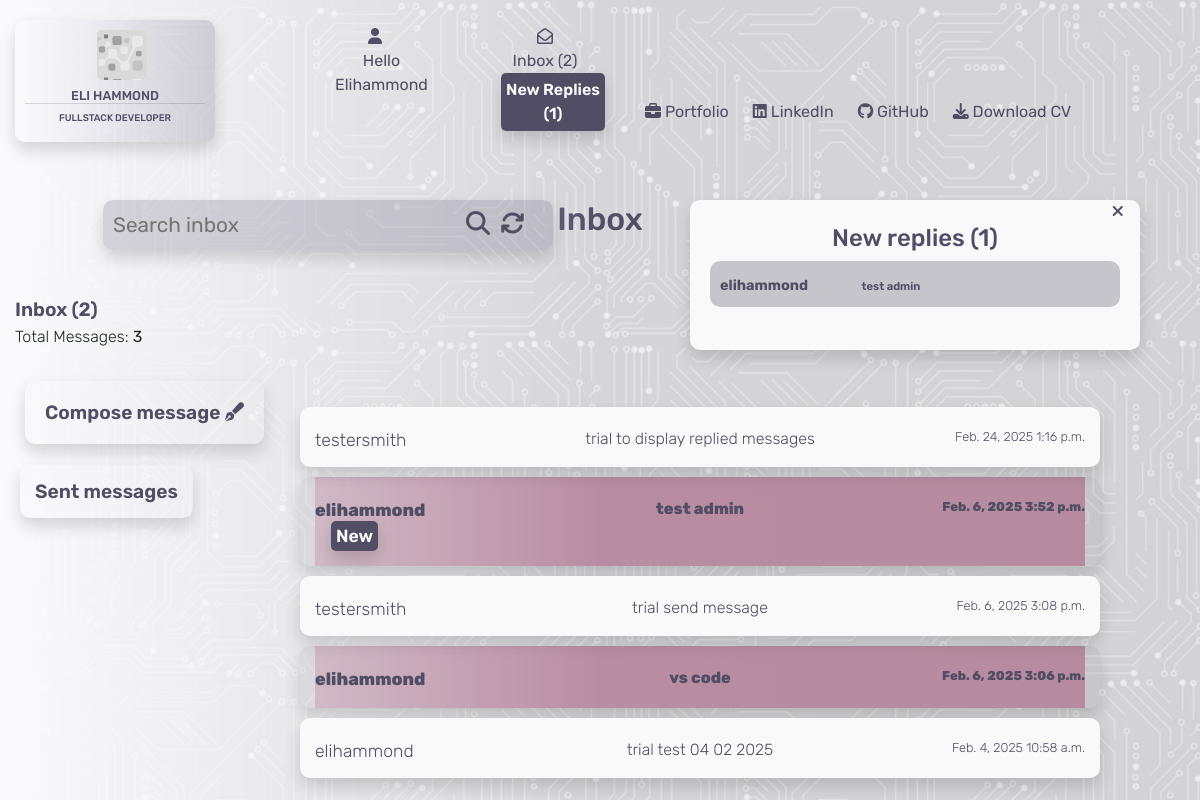
Before: /contacts/ (signed in) with the older database file.
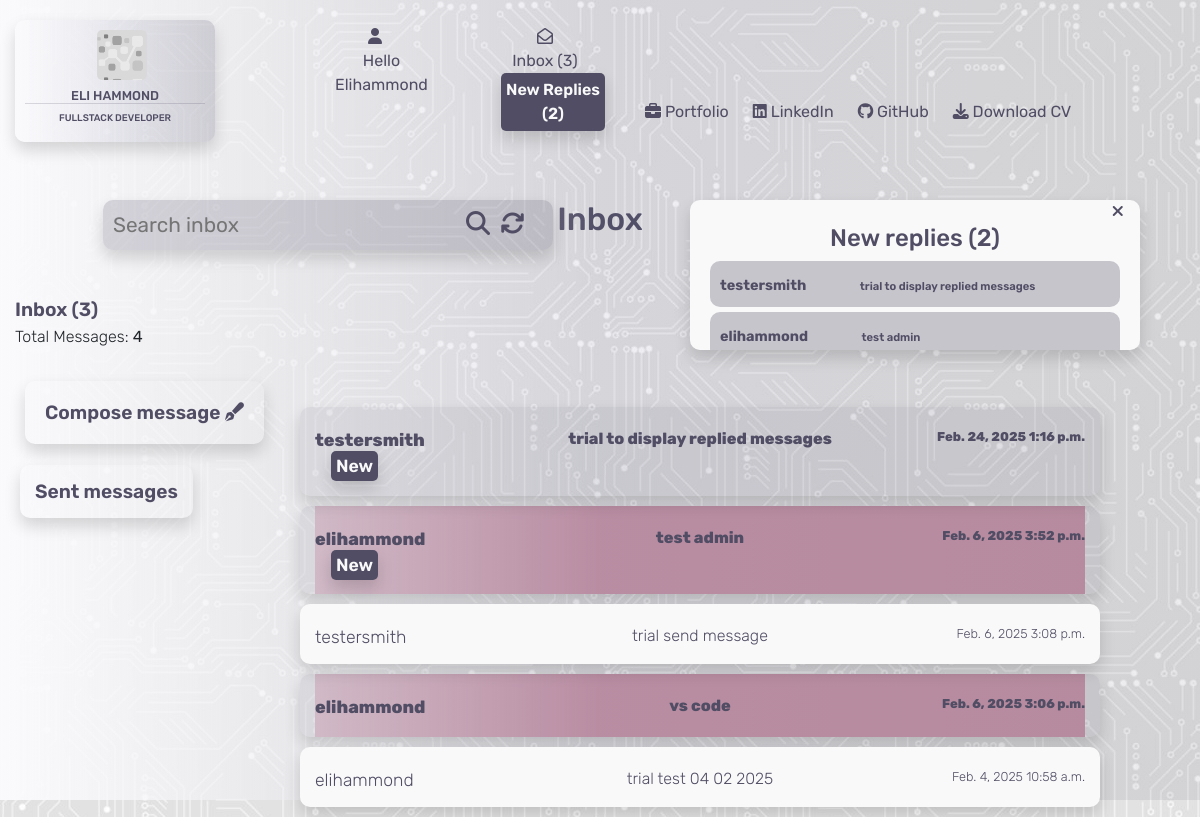
After: the same page with the newer database file.
### contacts/models.py (models this page shows)
class Contacts(models.Model):
    class Meta:
        verbose_name_plural = "Contacts"
    name = models.CharField(max_length=26)
    send_to = models.CharField(max_length=240)
    subject = models.CharField(max_length=52, null=True, blank=True)
    email = models.EmailField()
    phone = models.IntegerField()
    message = models.TextField()
    date = models.DateField(auto_now_add=True)
    time = models.TimeField(auto_now_add=True)
    read = models.BooleanField(default=False)
    has_reply = models.BooleanField(default=False)
    new_reply = models.BooleanField(default=False)

### contacts/views.py (the view)
# urls.py: path('', views.contacts, name='contacts'),
@login_required
def contacts(request):
    inbox = Contacts.objects.all().order_by('-date', '-time')
    replied = Replied.objects.all()
    if request.GET:
        if 'q' in request.GET:
            query = request.GET['q']
            queries = Q(name__icontains=query) | Q(subject__icontains=query) | Q(message__icontains=query)
            inbox = inbox.filter(queries)
    context = {
        'inbox': inbox,
        'replied': replied,
    }
    return render(request, 'contacts/contacts.html', context)

### contacts/templates/contacts/contacts.html (shortened to what the changed rows need)
{% extends "base.html" %}
{% load static %}
{% block content %}
<div class="container-fluid">
    <div class="row">
        <div class="col-4">
        </div>
        <div class="col-4">
            <h2 class="header">Inbox</h2>
        </div>
        <div class="col-4">
            {% if total_reply >= 1 %}
            <div class="new-reply-load-box shadow">
                <div class="reply-box-close"><i class="fa-solid fa-xmark"></i></div>
                <h4>New replies ({{ total_reply }})</h4>
                {% for i in inbox %}
                {% if i.new_reply %}
                <a href="{% url 'open_message' i.id %}">
                  <div class="new-reply-load">
                    <span class="new-reply-name">{{ i.name }}</span>
                    <span class="new-reply-subject">{{ i.subject }}</span>
                  </div>
                </a>
                {% endif %}
                {% endfor %}
            </div>
            {% endif %}
        </div>
    </div>
    <div class="inbox-header">
        Inbox ({{ unread_messages }})
    </div>
    <div class="inbox-subheader">
        Total Messages: <strong>{{ message_count }}</strong>
    </div>
    <div class="row">
        <div class="col-4 col-md-6">
        </div>
    </div>
    <div class="all-inbox-display">
        {% for i in inbox %}
        <div class="row">
            <div class="col-lg-3 d-none d-lg-block">
            </div>
            {% if i.send_to == user.username %}
            <div class="col-lg-8 col-md-12">
                <div class="message-display">
                    <div class="row message-container {% if i.read %}opened-message{% else %}unread-message{% endif %} shadow">
                        <div class="col-3">
                            <a href="{% url 'open_message' i.id %}">
                                <p class="inbox-name">{{ i.name }}{% if i.new_reply == True %} <span class="new-reply ml-3 shadow">New</span>
                                    {% endif %}
                                </p>
                            </a>
                        </div>
                        <div class="col-6">
                            <a href="{% url 'open_message' i.id %}">
                                {% if i.subject %}
                                <p class="inbox-subject">{{ i.subject }}</p>
                                {% else %}
                                <p class="inbox-subject">no subject</p>
                                {% endif %}
                            </a>
                        </div>
                        <div class="col-3">
                            <a href="{% url 'open_message' i.id %}">
                                <p class="inbox-date-time">{{ i.date }} {{ i.time }}</p>
                            </a>
                        </div>
                    </div>
                </div>
            </div>
            {% endif %}
            <div class="col-1 d-none d-lg-block"></div>
        </div>
        {% if i.name == user.username %}
        <div class="row">
            <div class="col-lg-3 d-none d-lg-block"></div>
            {% if i.has_reply == True %}
            <div class="col-lg-8 col-md-12">
                <div class="message-display message-row-replied">
                    <div class="row message-container {% if i.read %}opened-message{% else %}unread-message{% endif %} shadow">
                        <div class="col-3">
                            <a href="{% url 'open_message' i.id %}">
                                <p class="inbox-name">{{ i.name }}{% if i.new_reply == True %} <span class="new-reply ml-3 shadow">New</span>
                                {% endif %}</p>
                            </a>
                        </div>
                        <div class="col-6">
                            <a href="{% url 'open_message' i.id %}">
                                {% if i.subject %}
                                <p class="inbox-subject">{{ i.subject }}</p>
                                {% else %}
                                <p class="inbox-subject">no subject</p>
                                {% endif %}
                            </a>
                        </div>
                        <div class="col-3">
                            <a href="{% url 'open_message' i.id %}">
                                <p class="inbox-date-time">{{ i.date }} {{ i.time }}</p>
                            </a>
                        </div>
                    </div>
                </div>
            </div>
            {% endif %}
            <div class="col-1 d-none d-lg-block"></div>
        </div>
        {% endif %}
        {% endfor %}
    </div>
</div>
{% endblock %}

### templates/base.html (shortened to what this page needs)
{% load static %}
<!DOCTYPE html>
<html lang="en">
<head>
    {% block corecss %}
        <link rel="stylesheet" href="https://stackpath.bootstrapcdn.com/bootstrap/4.4.1/css/bootstrap.min.css">
        <link rel="stylesheet" href="https://cdnjs.cloudflare.com/ajax/libs/font-awesome/6.6.0/css/all.min.css">
        <link rel="stylesheet" href="https://cdnjs.cloudflare.com/ajax/libs/font-awesome/6.6.0/css/all.min.css">
        <link rel="stylesheet" href="{% static 'css/base.css' %}">
    {% endblock %}
</head>
<body>
    <div class="opaque"></div>
    <header>
        <nav>
            <div class="container-fluid">
                <div class="row">
                    <div class="col-md-3">
                        <a href="{% url 'home' %}">
                            <div class="logo shadow">
                                <div class="logo-logo"></div>
                                <h5>Eli Hammond</h5>
                                <h6>Fullstack Developer</h6>
                            </div>
                        </a>
                    </div>
                    <div class="col-lg-3 col-md-6">
                        <div class="row">
                            <div class="col-md-6">
                                <div class="dropdown">
                                    <div class="dropbtn">
                                        <div class="icon"><i class="fa-solid fa-user"></i></div>
                                        {% if request.user.is_authenticated %}
                                            <div class="hello">
                                                <span class="d-none d-md-block">Hello</span> {{ user.username|capfirst }}
                                            </div>
                                        {% else %}
                                            Login/Register
                                        {% endif %}
                                    </div>
                                </div>
                            </div>
                            <div class="col-md-6 d-none d-md-block">
                                {% if request.user.is_authenticated %}
                                    <div class="message-box">
                                        <a href="{% url 'contacts' %}">
                                            <div class="icon"><i class="fa-regular fa-envelope-open"></i></div>
                                            Inbox ({{ unread_messages }})
                                            {% if total_reply >= 1 %} <p class="new-reply ml-3 shadow">New Replies ({{ total_reply }})</p>{% endif %}
                                        </a>
                                    </div>
                                {% endif %}
                            </div>
                        </div>
                    </div>
                    <div class="col-lg-6 col-md-3">
                    </div>
                </div>
                <div class="row bottom-header">
                    <div class="col-md-6"></div>
                    <div class="col-md-6 d-none d-lg-block">
                        <ul>
                            <li>
                                <a href="{% url 'portfolio' %}">{% block custom_style %}<i class="fa-solid fa-briefcase"></i> Portfolio{% endblock %}</a>
                            </li>
                            <li>
                                <a href="https://www.linkedin.com/in/elliot-hammond-286739298/" target="_blank"><i class="fa-brands fa-linkedin"></i> LinkedIn</a>
                            </li>
                            <li>
                                <a href="https://github.com/e-h-dev" target="_blank"><i class="fa-brands fa-github"></i> GitHub</a>
                            </li>
                            <li>
                                <a href="/media/CV.pdf" target="_blank"><i class="fa-solid fa-download"></i> Download CV</a>
                            </li>
                        </ul>
                    </div>
                </div>
            </div>
        </nav>
    </header>
    {% block content %}
    {% endblock %}
</body>
</html>

Changed rows visible on the page:
now on one of the page's lists (row edited): Contacts: name "testersmith", subject "trial to display replied messages"
changed Contacts "trial to display replied messages": read True → False (drawn); now shows "New"
Other visible differences:
{{ unread_messages }}: "2" → "3"
{{ total_reply }}: "1" → "2"
{{ message_count }}: "3" → "4"
